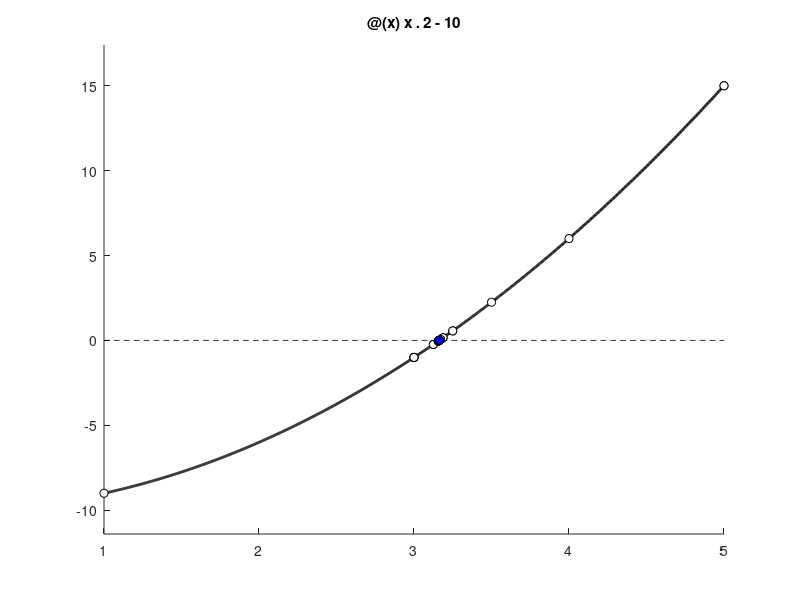

Reproduce this figure in MATLAB.
% BISECTION METHOD

f=@(x) x.^2-10;        %Objective function whose roots have to be found
a= 1;              %Lower bound of Search Region
b= 5;               %Upper bound of Search Region
accuracy= 1e-3;     %Accuracy of search
max_iter= 1000;     %Maximum iterations

xlim=[a b];

%Generation of X vector and Y limits
x = linspace(xlim(1),xlim(2),1000);
ylim = [min(f(x)),max(f(x))];
ylim = ylim + 0.1*diff(ylim)*[-1,1];

% Plot function
figure(); axes(); title(func2str(f)); hold on;
plot(x,f(x),'k-','linew',2);
plot(x,0*x,'k--'); plot([0,0],ylim,'k--');
set(gca,'xlim',xlim,'ylim',ylim);
fprintf('Press any key to continue\n'); pause;

%Check if the functional value at end points have different signs
if f(a)*f(b) > 0
    error('Endpoints have the same sign!');
end;

% Plot circle at current interval extents
obj=plot([a,b],[f(a),f(b)],'ko','markerfacecolor','b');
fprintf('Press any key to continue\n'); pause;

for i = 1:max_iter
    % Bisect
    x_half = 0.5*(b+a);
    if f(x_half)*f(a) > 0
        a = x_half;
    elseif f(x_half)*f(b) > 0
        b = x_half;
    end
    
    % Plot new point
    newobj1 = plot(x_half,f(x_half),'ko','markerfacecolor','r');
    newobj2 = plot([x_half,x_half],ylim,'r--');
    fprintf('Press any key to continue\n'); pause;
    
    % Plot new interval
    delete(newobj1); delete(newobj2);
    set(obj,'markerfacecolor','w');
    obj=plot([a,b],[f(a),f(b)],'ko','markerfacecolor','b');
    fprintf('Press any key to continue\n'); pause;
    
    if abs(f(x_half)) < accuracy
        fprintf('Converged!\n');
        fprintf('Value of the root= %f\n',x_half);
        fprintf('Iteration Count= %d\n',i);
        break;
    end
end
